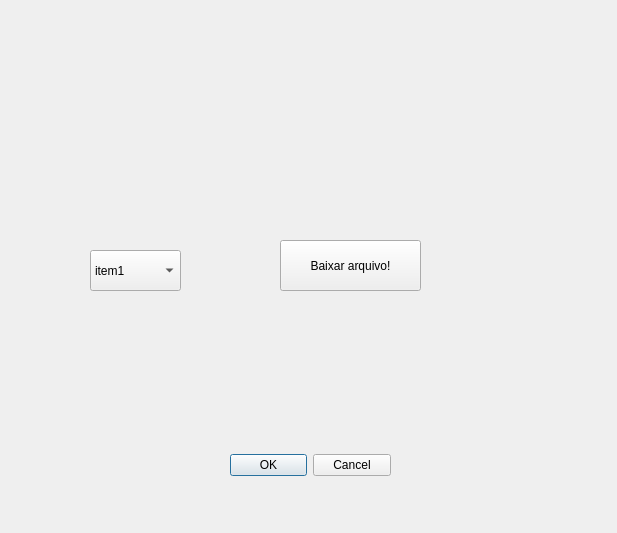
<?xml version="1.0" encoding="UTF-8"?>
<ui version="4.0">
 <class>Dialog</class>
 <widget class="QDialog" name="Dialog">
  <property name="geometry">
   <rect>
    <x>0</x>
    <y>0</y>
    <width>617</width>
    <height>533</height>
   </rect>
  </property>
  <property name="windowTitle">
   <string>Dialog</string>
  </property>
  <widget class="QDialogButtonBox" name="buttonBox">
   <property name="geometry">
    <rect>
     <x>230</x>
     <y>430</y>
     <width>161</width>
     <height>71</height>
    </rect>
   </property>
   <property name="orientation">
    <enum>Qt::Horizontal</enum>
   </property>
   <property name="standardButtons">
    <set>QDialogButtonBox::Cancel|QDialogButtonBox::Ok</set>
   </property>
  </widget>
  <widget class="QPushButton" name="baixar_arquivo">
   <property name="geometry">
    <rect>
     <x>280</x>
     <y>240</y>
     <width>141</width>
     <height>51</height>
    </rect>
   </property>
   <property name="text">
    <string>Baixar arquivo!</string>
   </property>
  </widget>
  <widget class="QComboBox" name="comboBox">
   <property name="geometry">
    <rect>
     <x>90</x>
     <y>250</y>
     <width>91</width>
     <height>41</height>
    </rect>
   </property>
   <item>
    <property name="text">
     <string>item1</string>
    </property>
   </item>
   <item>
    <property name="text">
     <string>item2</string>
    </property>
   </item>
   <item>
    <property name="text">
     <string>item3</string>
    </property>
   </item>
  </widget>
 </widget>
 <resources/>
 <connections>
  <connection>
   <sender>buttonBox</sender>
   <signal>accepted()</signal>
   <receiver>Dialog</receiver>
   <slot>accept()</slot>
   <hints>
    <hint type="sourcelabel">
     <x>248</x>
     <y>254</y>
    </hint>
    <hint type="destinationlabel">
     <x>157</x>
     <y>274</y>
    </hint>
   </hints>
  </connection>
  <connection>
   <sender>buttonBox</sender>
   <signal>rejected()</signal>
   <receiver>Dialog</receiver>
   <slot>reject()</slot>
   <hints>
    <hint type="sourcelabel">
     <x>316</x>
     <y>260</y>
    </hint>
    <hint type="destinationlabel">
     <x>286</x>
     <y>274</y>
    </hint>
   </hints>
  </connection>
 </connections>
</ui>
